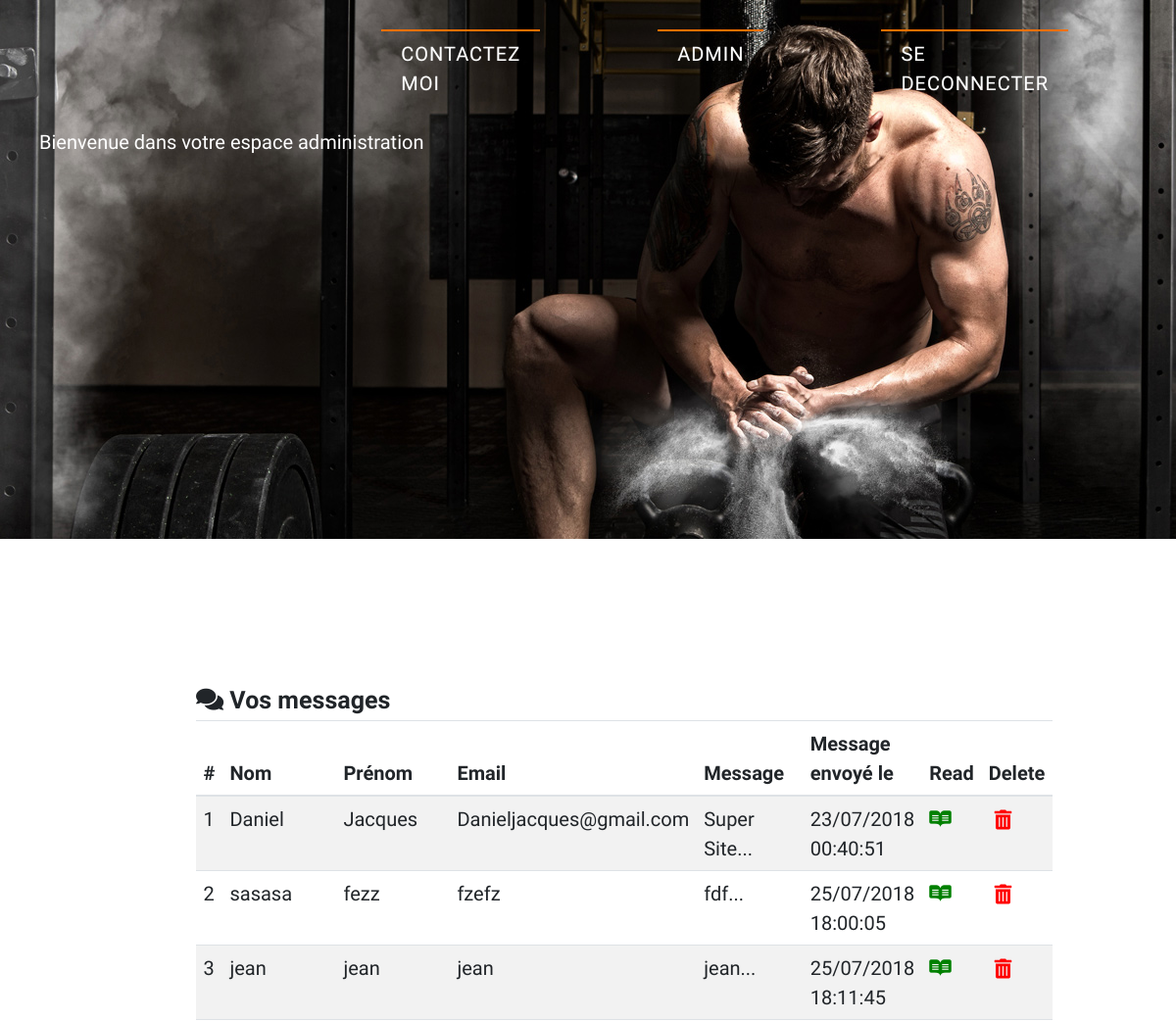
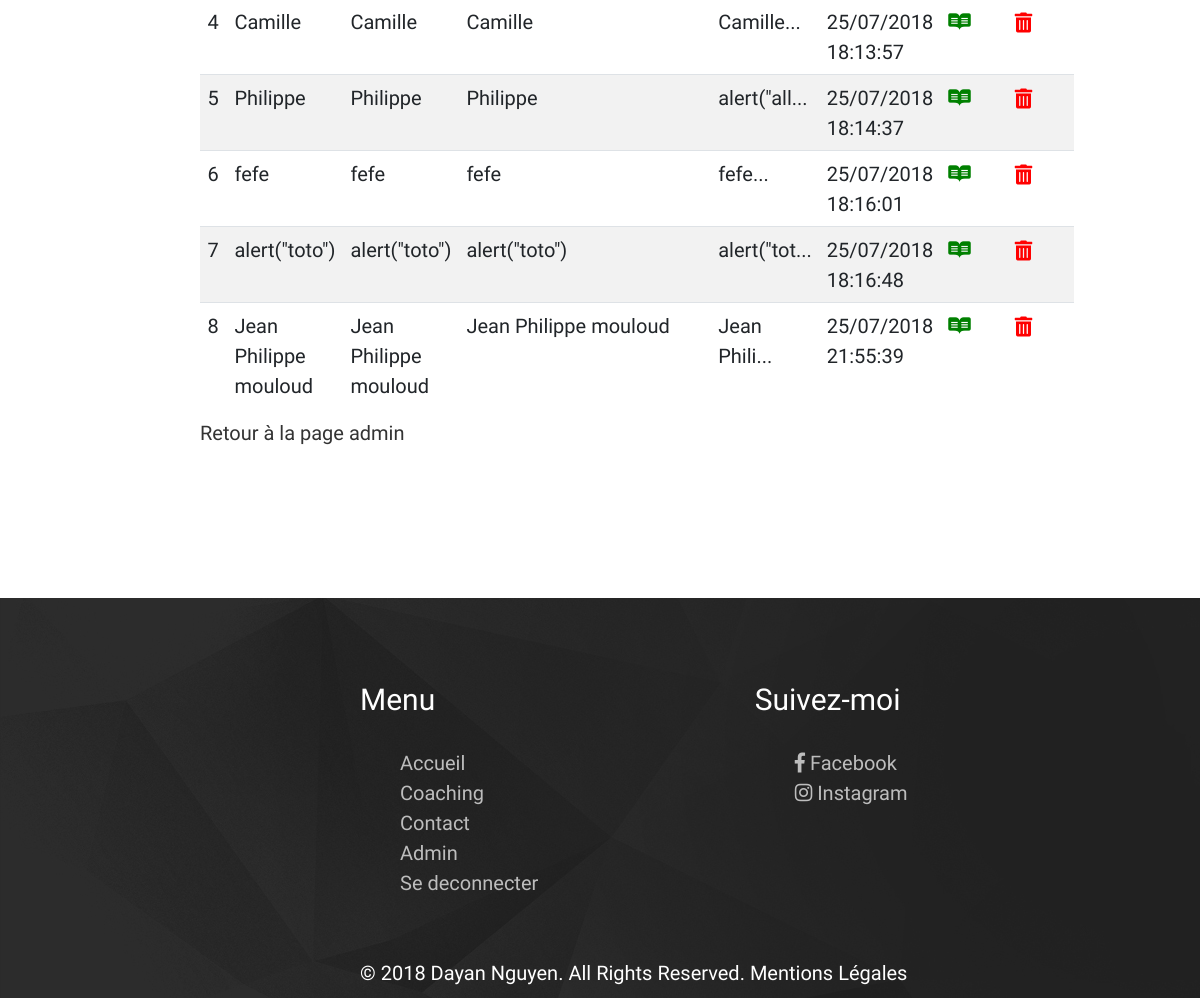
/index.php/Admin/Message (signed in), run on the app's committed database (2 pictures, top to bottom).
### tables this page shows
CREATE TABLE `contact_form` (
  `id` int(11) NOT NULL,
  `lastname` varchar(255) NOT NULL,
  `firstname` varchar(255) NOT NULL,
  `email` varchar(255) NOT NULL,
  `message` text NOT NULL,
  `created_at` datetime NOT NULL
);

### library/MicroKernel.class.php (called while the page is built, shortened)
<?php
class MicroKernel
{
    private $applicationPath;
    private $configuration;
    private $controllerPath;
    public function __construct()
    {
        $this->applicationPath = realpath(ROOT_PATH.'/application');
        $this->configuration   = new Configuration();
        $this->controllerPath  = null;
    }
    public function bootstrap()
    {
        $this->configuration->load('database');
        $this->configuration->load('library');
        return $this;
    }
    public function loadClass($class)
    {
        $class = str_replace('\\', DIRECTORY_SEPARATOR, $class);
        if(substr($class, -10) == 'Controller')
        {
            $filename = "$this->controllerPath/$class.class.php";
        }
        else if(substr($class, -4) == 'Form')
        {
            $filename = "$this->applicationPath/forms/$class.class.php";
        }
        elseif(substr($class, -5) == 'Model')
        {
            $filename = "$this->applicationPath/models/$class.class.php";
        }
        else
        {
            $filename = "$this->applicationPath/classes/$class.class.php";
        }
    }
    public function run(FrontController $frontController)
    {
        try
        {
            $requestPath = $frontController->buildContext($this->configuration);
            $this->controllerPath = "$this->applicationPath/controllers$requestPath";
            $frontController->run();
            $frontController->renderView();
        }
        catch(Exception $exception)
        {
            ob_clean();
            $frontController->renderErrorView
            (
                implode('<br>',
                [
                    $exception->getMessage(),
                    "<strong>Fichier</strong> : ".$exception->getFile(),
                    "<strong>Ligne</strong> : ".$exception->getLine()
                ])
            );
        }
    }
}

### index.php (called while the page is built, shortened)
<?php
require_once 'library/Configuration.class.php';
require_once 'library/Database.class.php';
require_once 'library/FlashBag.class.php';
require_once 'library/FrontController.class.php';
require_once 'library/MicroKernel.class.php';
$microKernel = new MicroKernel();
$microKernel->bootstrap()->run(new FrontController());

### application/classes/UserSession.class.php (called while the page is built, shortened)
<?php
Class UserSession {
	public function isConnected() {
		if ( empty($_SESSION['auth']['user_id']) && empty($_SESSION['auth']['role']) ) {
			return false;
		} else {
			return true;
		}
	}
}

### library/FlashBag.class.php (called while the page is built, shortened)
<?php
class FlashBag
{
    public function fetchMessages()
    {
        $messages = $_SESSION['flash-bag'];
        return $messages;
    }
    public function hasMessages()
    {
        return empty($_SESSION['flash-bag']) == false;
    }
}

### library/Database.class.php (called while the page is built, shortened)
<?php
class Database
{
	private $pdo;
	public function __construct()
	{
		$configuration = new Configuration();
		$this->pdo = new PDO
		(
			$configuration->get('database', 'dsn'),
			$configuration->get('database', 'user'),
			$configuration->get('database', 'password'),
			array(PDO::ATTR_ERRMODE => PDO::ERRMODE_EXCEPTION)
		);
		$this->pdo->exec('SET NAMES UTF8');
	}
    public function query($sql, array $criteria = array())
    {
        $query = $this->pdo->prepare($sql);
        $query->execute($criteria);
        return $query->fetchAll(PDO::FETCH_ASSOC);
    }
}

### library/Configuration.class.php (called while the page is built, shortened)
<?php
class Configuration
{
	private static $registry;
	public function __construct()
	{
		if(Configuration::$registry === null)
		{
			Configuration::$registry = array();
		}
	}
	public function get($filename, $key, $defaultValue = null)
	{
		if(array_key_exists($filename, Configuration::$registry) === true)
		{
			if(array_key_exists($key, Configuration::$registry[$filename]) === true)
			{
				return Configuration::$registry[$filename][$key];
			}
		}
		return $defaultValue;
	}
	public function load($filename)
	{
		Configuration::$registry[$filename] = $config;
	}
}

### application/models/ContactModel.class.php (called while the page is built, shortened)
<?php
Class ContactModel {
	public function getAllMessagesForm() {
		$db = new Database();
		$sql = "SELECT * FROM contact_form";
		$messages = $db->query($sql);
		return $messages;
	}
}

### application/controllers/admin/message/MessageController.class.php (called while the page is built, shortened)
<?php
class MessageController
{
    public function httpGetMethod(Http $http, array $queryFields)
    {
        $messages = new ContactModel();
    	$messages = $messages->getAllMessagesForm();
        return ["messages" => $messages];
    }
}

### application/classes/Tools.class.php (called while the page is built, shortened)
<?php
Class Tools {
	public static function pre($thing) {
		print_r($thing);
	}
	public static function  getFormattedDate($dateMysql) {
		$timestamp = strtotime($dateMysql);
		return date('d/m/Y H:i:s', $timestamp);
	}
	public static function cleanText($text) {
		$text = strip_tags($text);
		$text = trim($text);
		$text = htmlentities($text);
		return $text;
	}
}

### application/www/admin/message/MessageView.phtml (the view, shortened to what this page needs)
<div class="admin-message table-responsive">
	<h1><i class="fas fa-comments"></i> Vos messages</h1>
	<?php if ($messages == null) : ?>
		<p>Vous avez <strong>aucun</strong> message</p>
	<?php else : ?>
	<table id="mytable" class="table table-bordred table-striped table-hover">
           <thead>
               <th scope="col">#</th>
               <th scope="col">Nom</th>
               <th scope="col">Prénom</th>
               <th scope="col">Email</th>
               <th scope="col">Message</th>
               <th scope="col">Message envoyé le</th>
               <th scope="col">Read</th>
               <th scope="col">Delete</th>
           </thead>
  		    <tbody>
   			<?php
    			 $count = 1;
    			 foreach ($messages as $message) :
   			 ?>
		    <tr>
		    	<td scope="row">
		    		<?= $count++; ?>
		    	</td>
			    <td>
			    	<?= Tools::cleanText($message["lastname"]); ?>
			    </td>
			    <td>
			    	<?= Tools::cleanText($message["firstname"]); ?>
			    </td>
			    <td>
			    	<?= Tools::cleanText($message["email"]); ?>
			    </td>
			    <td>
			    	<?= Tools::cleanText(substr($message["message"],0,10)); ?>...
			    </td>
			    <td>
			    	<?= Tools::getFormattedDate($message["created_at"]); ?>
			    </td>
			    <td>
			    	<a href="<?= $requestUrl ?>/Admin/Onemessage?id=<?= $message['id']; ?>"><i class="fab fa-readme"></i></a>
			    </td>
			    <td>
			    	<button data-id="<?= $message["id"]; ?>" class="btn-delete"><i class="fas fa-trash-alt"></i></button>
			    </td>
		    </tr>
			<?php endforeach; ?>
    <?php endif; ?>
		</tbody>
	</table>
	<a href="<?= $requestUrl ?>/Admin">Retour à la page admin</a>
</div>

### library/FrontController.class.php (shortened to what this page needs)
<?php
class FrontController
{
    private $http;
    private $viewData;
    public function __construct()
    {
        $this->http = new Http();
        $this->viewData =
        [
            'template'  => null,
            'variables' =>
            [
                'requestUrl' => $_SERVER['SCRIPT_NAME'],
                'wwwUrl'     => str_replace('index.php', 'application/www', $_SERVER['SCRIPT_NAME'])
            ]
        ];
    }
    public function buildContext(Configuration $configuration)
    {
        $filters = $configuration->get('library', 'intercepting-filters', array());
        foreach($filters as $filterName)
        {
            $filter = new $filterName();
            if ($filter instanceof InterceptingFilter)
            {
                $this->viewData['variables'] = array_merge
                (
                    $this->viewData['variables'],
                    (array) $filter->run($this->http, $_GET, $_POST)
                );
            }
        }
        return $this->http->getRequestPath();
    }
    public function renderView()
    {
        $this->viewData['template'] = WWW_PATH.
            $this->http->getRequestPath().DIRECTORY_SEPARATOR.
            $this->http->getRequestFile().'View.phtml';
        extract($this->viewData['variables'], EXTR_OVERWRITE);
        if(array_key_exists('_raw_template', $this->viewData['variables']) == true)
        {
            unset($this->viewData['variables']['_raw_template']);
            include $this->viewData['template'];
        }
        else
        {
            include WWW_PATH.'/LayoutView.phtml';
        }
    }
    public function run()
    {
        $controller = new $controllerClass();
        if($this->http->getRequestMethod() == 'GET')
        {
            $fields = $_GET;
            $method = 'httpGetMethod';
        }
        else
        {
            $fields = $_POST;
            $method = 'httpPostMethod';
        }
        $this->viewData['variables'] = array_merge
        (
            $this->viewData['variables'],
            (array) $controller->$method($this->http, $fields)
        );
    }
}

### application/www/LayoutView.phtml (shortened to what this page needs)
<!DOCTYPE html>
<html lang="FR">
<head>
    <link rel="stylesheet" href="https://use.fontawesome.com/releases/v5.1.0/css/all.css">
    <link rel="stylesheet" type="text/css" href="<?= $wwwUrl ?>/css/normalize.css">
    <link rel="stylesheet" href="https://stackpath.bootstrapcdn.com/bootstrap/4.1.1/css/bootstrap.min.css">
    <link rel="stylesheet" type="text/css" href="<?= $wwwUrl ?>/css/form.css">
    <link rel="stylesheet" type="text/css" href="<?= $wwwUrl ?>/css/styles.css">
</head>
<body>
    <header>
        <nav>
            <ul class="menu-desktop">
                <li><a href="<?= $requestUrl ?>/Contact">Contactez moi</a></li>
                <?php
                    $userSession = new UserSession();
                ?>
                <?php if ($userSession->isConnected()): ?>
                    <li><a href="<?= $requestUrl ?>/Admin">Admin</a></li>
                    <li><a href="<?= $requestUrl ?>/Logout">Se deconnecter</a></li>
                <?php else: ?>
                    <li><a href="<?= $requestUrl ?>/Login">Login</a></li>
                <?php endif ?>
            </ul>
        </nav>
        <?php $bag = new FlashBag(); ?>
        <?php if ($bag->hasMessages()): ?>
        <ul class="box-messages">
            <?php foreach ($bag->fetchMessages() as $message): ?>
                <li><?= $message ?></li>
            <?php endforeach ?>
        </ul>
        <?php endif ?>
    </header>
    <main>
        <?php include $this->viewData['template'] ?>
    </main>
    <footer>
        <section>
            <div class="flex-footer">
                <div>
                    <h3>Menu</h3>
                    <nav>
                        <ul>
                            <li><a href="<?= $requestUrl ?>">Accueil</a></li>
                            <li><a href="<?= $requestUrl ?>/Coaching">Coaching</a></li>
                            <li><a href="<?= $requestUrl ?>/Contact">Contact</a></li>
                            <?php
                                $userSession = new UserSession();
                                ?>
                                <?php if ($userSession->isConnected()): ?>
                                    <li><a href="<?= $requestUrl ?>/Admin">Admin</a></li>
                                    <li><a href="<?= $requestUrl ?>/Logout">Se deconnecter</a></li>
                                <?php else: ?>
                                    <li><a href="<?= $requestUrl ?>/Login">Login</a></li>
                                <?php endif ?>
                        </ul>
                    </nav>
                </div>
                <div>
                    <h3>Suivez-moi</h3>
                    <ul>
                        <li>
                            <a href="https://www.facebook.com/" target="_blank">
                            <i class="fab fa-facebook-f"></i> <span>    Facebook</span>
                            </a>
                        </li>
                        <li>
                            <a href="https://www.instagram.com/" target="_blank"><i class="fab fa-instagram"></i> <span>Instagram</span></a>
                        </li>
                    </ul>
                </div>
            </div>
            <div class="copyright">
                <p>
                    <small>
                        &copy; 2018 Dayan Nguyen. All Rights Reserved. <a href="<?= $requestUrl ?>/Mentions">Mentions Légales</a>
                    </small>
                </p>
            </div>
        </section>
    </footer>
</body>
</html>

### application/www/css/styles.css (style rules this page uses)
* { box-sizing: border-box; outline: none; }
html { font-size: 62.5%; }
body { font-size: 2rem; font-family: 'Work Sans', sans-serif; }
ul { list-style-type: none; }
a { text-decoration: none!important; }
small { font-size: 2rem; }
h1 { font-weight: bold; }
main a { color: #333333; }
header { height: 30rem; background-image: url("../images/banniere.jpg"); background-size: cover; background-position: center; }
header nav ul { padding-top: 3rem; margin: 0; }
header nav ul li { padding-bottom: 2rem; }
header nav ul li a::before { position: absolute; top: 0; left: 0; width: 100%; height: 2px; background: #fe7000; content: ''; transition: top 0.3s; }
header nav ul li a::after { position: absolute; top: 0; left: 0; width: 2px; height: 2px; background: #fe7000; content: ''; transition: height 0.3s; color: #fff; }
header nav ul li a { position: relative; display: inline-block; margin: 15px 25px; color: #fff!important; text-decoration: none; text-transform: uppercase; letter-spacing: 1px; font-weight: 400; text-shadow: 0 0 1px rgba(255,255,255,0.3); margin: 0 10px; padding: 10px 20px; font-family: 'Francois One', sans-serif; }
.menu-desktop { display: none; }
.box-messages { display: none; }
.presentation, .contact, .login, .register, .admin-message, .admin, .coaching, .account { background: #FFFFFF; margin: 3rem 2rem 3rem; text-align: justify; }
.admin-message { width: 100%; overflow-y: auto; margin: 0; padding: 3rem 2.5rem; }
.fa-readme { color: #008000; }
.fa-trash-alt { color: #FF0000; }
.btn-delete { border: none; background: none; cursor: pointer; }
footer { background-image: url("../images/footer_bg.jpg"); height: 40rem; width: 100%; padding: 2rem 2rem; color: #FFFFFF; }
footer section ul li a { color: rgba(255, 255, 255, 0.7); }
.copyright a { color: #FFFFFF; }
@media screen and (min-width: 1025px) { .menu-desktop { display: flex; } }
@media screen and (min-width: 1025px) { header { height: 55rem; background-size: initial; background-position: initial; background-attachment: fixed; } }
@media screen and (min-width: 1025px) { header nav ul { display: flex; justify-content: flex-end; } }
@media screen and (min-width: 1025px) { header nav ul li { padding-right: 10rem; } }
@media screen and (min-width: 1025px) { .box-messages { display: block; color: #FFFFFF; } }
@media screen and (min-width: 1025px) { .admin-message, .admin, .account { padding: 15rem 20rem; position: relative; z-index: 2; margin: 0; } }
@media screen and (min-width: 1025px) { footer { width: 100%; z-index: 1; } }
@media screen and (min-width: 1025px) { footer section { position: fixed; bottom: 0; left: 30%; } }
@media screen and (min-width: 1025px) { .flex-footer { width: 100%; display: flex; flex-wrap: wrap; justify-content: space-between; margin: 0 auto; } }
@media screen and (min-width: 1025px) { .flex-footer h3 { margin-bottom: 3rem; font-size: 3rem; } }
@media screen and (min-width: 1025px) { .copyright { padding-top: 5rem; text-align: center; } }

### application/www/LayoutView.phtml (style rules this page uses)
@media screen and (min-width: 1025px) { header { height: 55rem; } }

### data on the page
contact_form: lastname "Daniel", firstname "Jacques", email "Danieljacques@gmail.com", message "Super Site", created_at "23/07/2018 00:40:51"
contact_form: lastname "sasasa", firstname "fezz", email "fzefz", message "fdf", created_at "25/07/2018 18:00:05"
contact_form: lastname "jean", firstname "jean", email "jean", message "jean", created_at "25/07/2018 18:11:45"
contact_form: lastname "Camille", firstname "Camille", email "Camille", message "Camille", created_at "25/07/2018 18:13:57"
contact_form: lastname "Philippe", firstname "Philippe", email "Philippe", message "alert(\"all", created_at "25/07/2018 18:14:37"
contact_form: lastname "fefe", firstname "fefe", email "fefe", message "fefe", created_at "25/07/2018 18:16:01"
contact_form: lastname "alert(\"toto\")", firstname "alert(\"toto\")", email "alert(\"toto\")", message "alert(\"tot", created_at "25/07/2018 18:16:48"
contact_form: lastname "Jean Philippe mouloud", firstname "Jean Philippe mouloud", email "Jean Philippe mouloud", message "Jean Phili", created_at "25/07/2018 21:55:39"

### other printed values
$message "Bienvenue dans votre espace administration"
